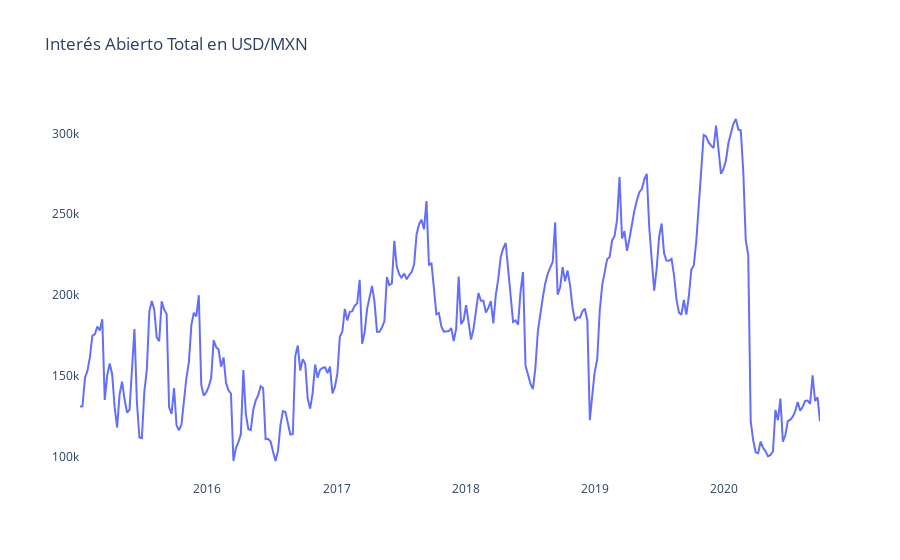

This figure's notebook cell:
### Markdown cell above
### 0) INTERÉS ABIERTO TOTAL

### Code cell
##VAMOS A VER LOS DATOS GRAFICADOS
open_interest = OpenInterest('MEXICAN PESO - CHICAGO MERCANTILE EXCHANGE', 2020, 2015, 2020)
xpoints, ypoints = open_interest.index, open_interest.Open_Interest_All
data = [go.Scatter(x = xpoints, y = ypoints)]
layout = go.Layout(title="Interés Abierto Total en USD/MXN",paper_bgcolor='white', plot_bgcolor='white')
plotly.offline.iplot({ "data": data,"layout": layout})

### Figure 1 — Plotly figure (JSON) as saved in the notebook; plotly's stock layout.template omitted (floating-point values rounded to 4 significant figures; data arrays with more than 128 entries replaced by an {"elided": "..."} marker saying what was removed)
{"data": [{"type": "scatter", "x": {"elided": "300 str values"}, "y": {"elided": "300 int values"}}], "layout": {"paper_bgcolor": "white", "plot_bgcolor": "white", "title": {"text": "Interés Abierto Total en USD/MXN"}}}
